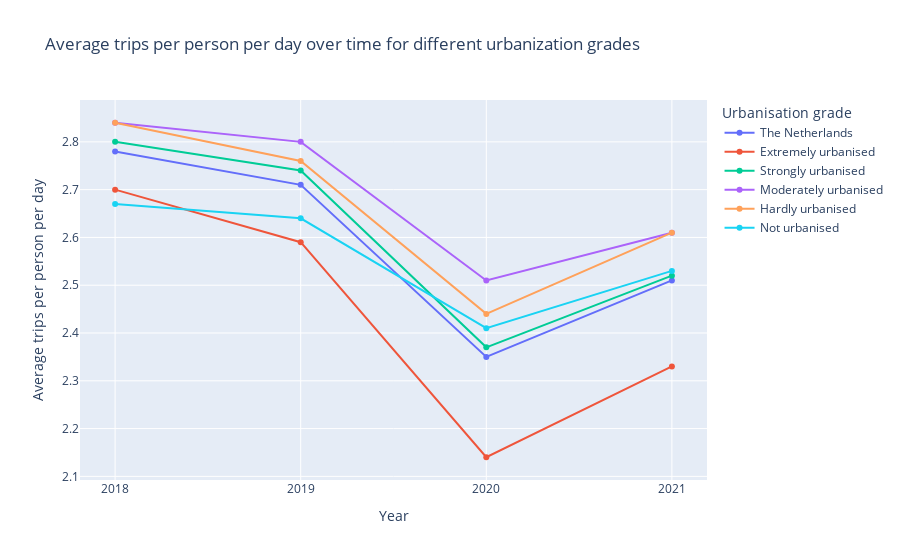

Notebook source saved alongside this figure:
### Markdown cell above
## 3 Travel behaviour over time per urbanisation grade


In the previous visualisations we have explored the relation between grade of urbanisation and travel behaviour in the year 2018. To get a better insight in the general relation, it is also interesting to research how these relations develop over the years. The dataset we used contains data from 2018 to 2021, of which the last two years were affected by the coronavirus. The next visualisations explore the relation between urbanisation and travel behaviour from 2018 to 2021, thereby also providing insight into the effect of the corona virus. 

## 3.1 Average trips per person per day
The line graph below shows the average trips per person per day over time for different urbanisation grades. 

### Hypothesis


There is expected to see a decrease in average trips per person per day in the year 2020 and 2021 due to the corona virus. It is expected that the different urbanisation grades to follow the same pattern.

### Code cell
df2 = df[df["travel_mode"]=="Total"]

fig = px.line(df2, x="year", y="average_trips_per_person_per_day_number", color="region_characteristics",
              title='Average trips per person per day over time for different urbanization grades', markers=True)


dfTot = df2[df2["region_characteristics"]=="The Netherlands"]
fig.update_xaxes(nticks = len(dfTot["year"]))
fig.update_layout(xaxis_title="Year", yaxis_title="Average trips per person per day", legend_title="Urbanisation grade")

fig.show()

### Figure 1 — Plotly figure (JSON) as saved in the notebook; plotly's stock layout.template omitted (floating-point values rounded to 4 significant figures)
{"data": [{"hovertemplate": "region_characteristics=The Netherlands<br>year=%{x}<br>average_trips_per_person_per_day_number=%{y}<extra></extra>", "legendgroup": "The Netherlands", "line": {"color": "#636efa", "dash": "solid"}, "marker": {"symbol": "circle"}, "mode": "lines+markers", "name": "The Netherlands", "orientation": "v", "showlegend": true, "type": "scatter", "x": [2018, 2019, 2020, 2021], "xaxis": "x", "y": [2.78, 2.71, 2.35, 2.51], "yaxis": "y"}, {"hovertemplate": "region_characteristics=Extremely urbanised<br>year=%{x}<br>average_trips_per_person_per_day_number=%{y}<extra></extra>", "legendgroup": "Extremely urbanised", "line": {"color": "#EF553B", "dash": "solid"}, "marker": {"symbol": "circle"}, "mode": "lines+markers", "name": "Extremely urbanised", "orientation": "v", "showlegend": true, "type": "scatter", "x": [2018, 2019, 2020, 2021], "xaxis": "x", "y": [2.7, 2.59, 2.14, 2.33], "yaxis": "y"}, {"hovertemplate": "region_characteristics=Strongly urbanised<br>year=%{x}<br>average_trips_per_person_per_day_number=%{y}<extra></extra>", "legendgroup": "Strongly urbanised", "line": {"color": "#00cc96", "dash": "solid"}, "marker": {"symbol": "circle"}, "mode": "lines+markers", "name": "Strongly urbanised", "orientation": "v", "showlegend": true, "type": "scatter", "x": [2018, 2019, 2020, 2021], "xaxis": "x", "y": [2.8, 2.74, 2.37, 2.52], "yaxis": "y"}, {"hovertemplate": "region_characteristics=Moderately urbanised<br>year=%{x}<br>average_trips_per_person_per_day_number=%{y}<extra></extra>", "legendgroup": "Moderately urbanised", "line": {"color": "#ab63fa", "dash": "solid"}, "marker": {"symbol": "circle"}, "mode": "lines+markers", "name": "Moderately urbanised", "orientation": "v", "showlegend": true, "type": "scatter", "x": [2018, 2019, 2020, 2021], "xaxis": "x", "y": [2.84, 2.8, 2.51, 2.61], "yaxis": "y"}, {"hovertemplate": "region_characteristics=Hardly urbanised<br>year=%{x}<br>average_trips_per_person_per_day_number=%{y}<extra></extra>", "legendgroup": "Hardly urbanised", "line": {"color": "#FFA15A", "dash": "solid"}, "marker": {"symbol": "circle"}, "mode": "lines+markers", "name": "Hardly urbanised", "orientation": "v", "showlegend": true, "type": "scatter", "x": [2018, 2019, 2020, 2021], "xaxis": "x", "y": [2.84, 2.76, 2.44, 2.61], "yaxis": "y"}, {"hovertemplate": "region_characteristics=Not urbanised<br>year=%{x}<br>average_trips_per_person_per_day_number=%{y}<extra></extra>", "legendgroup": "Not urbanised", "line": {"color": "#19d3f3", "dash": "solid"}, "marker": {"symbol": "circle"}, "mode": "lines+markers", "name": "Not urbanised", "orientation": "v", "showlegend": true, "type": "scatter", "x": [2018, 2019, 2020, 2021], "xaxis": "x", "y": [2.67, 2.64, 2.41, 2.53], "yaxis": "y"}], "layout": {"legend": {"title": {"text": "Urbanisation grade"}, "tracegroupgap": 0}, "title": {"text": "Average trips per person per day over time for different urbanization grades"}, "xaxis": {"anchor": "y", "domain": [0, 1], "nticks": 4, "title": {"text": "Year"}}, "yaxis": {"anchor": "x", "domain": [0, 1], "title": {"text": "Average trips per person per day"}}}}
